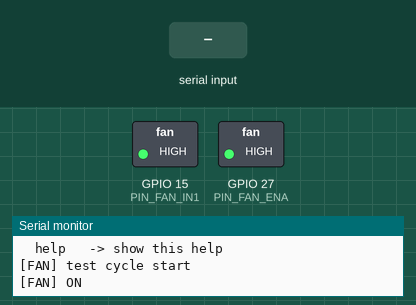
Recording of a sketch running on a simulated ESP32. Parts: switched loads named in the sketch (green lamp = pin HIGH), the last lines printed to the serial monitor. The inputs (shaded band) are chosen by the test bench.

Above: at 0.4 s.
At 7.5 s:
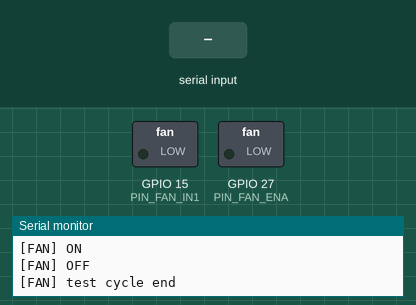
7.6 s: "speed 45\n" received over Serial
At 8.5 s:
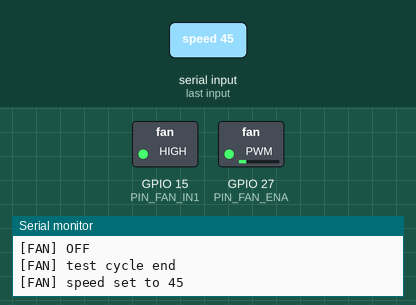
9.1 s: "on 1\n" received over Serial
10.6 s: "off 1\n" received over Serial
Timing chart, 0 to 13.6 s (numbered marks = the images above; inputs shaded):
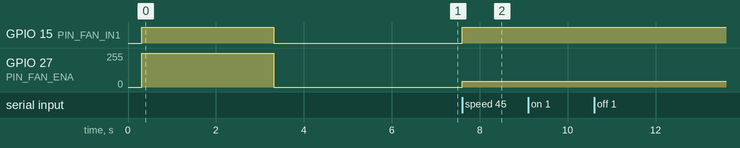

The sketch:

01_fan_l298n_test.ino
```cpp
/*
  ESP32 + L298N 风扇验证模块

  接线：
  - L298N ENA -> GPIO27
  - L298N IN1 -> GPIO15
  - L298N IN2 -> GND（固定低电平，不接 ESP32）
  - L298N OUT1 / OUT2 -> 直流风扇两根线
  - L298N 12V/VIN -> 风扇外部电源正极
  - L298N GND -> 风扇外部电源负极
  - L298N GND 必须与 ESP32 GND 共地

  功能：
  1. 上电自动转动 3 秒，停止 3 秒，便于肉眼确认风扇是否正常。
 2. 串口支持 on/off/test/status/help/speed 命令。
 3. ENA 只接一个控制脚，不需要接两个 ESP32 引脚。
*/

#include <Arduino.h>

static const uint8_t PIN_FAN_ENA = 27;
static const uint8_t PIN_FAN_IN1 = 15;
static const uint16_t FAN_PWM_FREQ = 1000;
static const uint8_t FAN_PWM_RES = 8; // 0-255

static bool fanRunning = false;
static uint8_t fanSpeed = 255;

void fanApplySpeed(uint8_t duty) {
  fanSpeed = duty;
  ledcWrite(PIN_FAN_ENA, duty);
  fanRunning = (duty > 0);
}

void fanOn() {
  digitalWrite(PIN_FAN_IN1, HIGH);
  fanApplySpeed(fanSpeed == 0 ? 255 : fanSpeed);
  Serial.println(F("[FAN] ON"));
}

void fanOff() {
  fanApplySpeed(0);
  digitalWrite(PIN_FAN_IN1, LOW);
  Serial.println(F("[FAN] OFF"));
}

void fanTestCycle(uint32_t onMs = 3000, uint32_t offMs = 3000) {
  Serial.println(F("[FAN] test cycle start"));
  fanOn();
  delay(onMs);
  fanOff();
  delay(offMs);
  Serial.println(F("[FAN] test cycle end"));
}

void printHelp() {
  Serial.println();
  Serial.println(F("Commands:"));
  Serial.println(F("  on     -> fan on"));
  Serial.println(F("  off    -> fan off"));
  Serial.println(F("  test   -> run 3s on / 3s off"));
  Serial.println(F("  speed N -> set speed 0-255"));
  Serial.println(F("  status -> print fan state"));
  Serial.println(F("  help   -> show this help"));
  Serial.println();
}

void printStatus() {
  Serial.print(F("[STATUS] fanRunning="));
  Serial.println(fanRunning ? F("true") : F("false"));
  Serial.print(F("[STATUS] fanSpeed="));
  Serial.println(fanSpeed);
}

String readLineFromSerial() {
  static String buffer;
  while (Serial.available() > 0) {
    char c = (char)Serial.read();
    if (c == '\r') continue;
    if (c == '\n') {
      String line = buffer;
      buffer = "";
      line.trim();
      return line;
    }
    buffer += c;
  }
  return "";
}

void setup() {
  Serial.begin(115200);
  delay(300);

  pinMode(PIN_FAN_ENA, OUTPUT);
  pinMode(PIN_FAN_IN1, OUTPUT);
  if (!ledcAttach(PIN_FAN_ENA, FAN_PWM_FREQ, FAN_PWM_RES)) {
    Serial.println(F("[ERR] ledcAttach failed"));
  }

  fanOff();

  Serial.println();
  Serial.println(F("ESP32 L298N fan test ready."));
  printHelp();

  // 上电先做一次验证，方便确认风扇和供电是否正常
  fanTestCycle(3000, 3000);
}

void loop() {
  String cmd = readLineFromSerial();
  if (cmd.length() == 0) {
    delay(10);
    return;
  }

  cmd.toLowerCase();

  if (cmd == "on") {
    fanOn();
  } else if (cmd == "off") {
    fanOff();
  } else if (cmd == "test") {
    fanTestCycle(3000, 3000);
  } else if (cmd == "status") {
    printStatus();
  } else if (cmd == "help") {
    printHelp();
  } else if (cmd.startsWith("speed")) {
    int spacePos = cmd.indexOf(' ');
    if (spacePos > 0) {
      int duty = cmd.substring(spacePos + 1).toInt();
      if (duty < 0) duty = 0;
      if (duty > 255) duty = 255;
      fanApplySpeed((uint8_t)duty);
      digitalWrite(PIN_FAN_IN1, duty > 0 ? HIGH : LOW);
      Serial.print(F("[FAN] speed set to "));
      Serial.println(duty);
    } else {
      Serial.println(F("[ERR] use: speed 0-255"));
    }
  } else {
    Serial.print(F("[ERR] unknown command: "));
    Serial.println(cmd);
    printHelp();
  }
}
```

Measured:
- after the input at 7.6 s, GPIO 15 (PIN_FAN_IN1): LOW → HIGH at once; GPIO 27 (PIN_FAN_ENA): 0/255 → 45/255 at once
